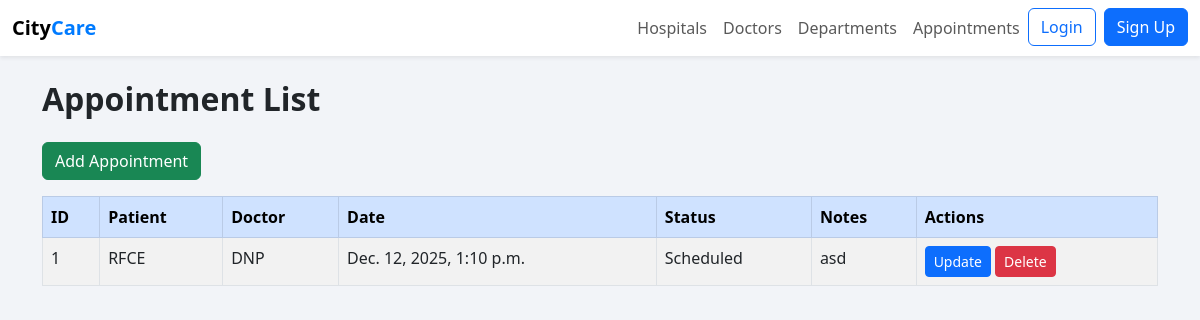
The app's page /hospitalinfo/appointment_list/ with its own data.
### hospitalinfo/models.py (models this page shows, shortened)
class Appointment(models.Model):
    appointmentid = models.AutoField(primary_key=True)
    patient = models.ForeignKey(Patient, on_delete=models.CASCADE, related_name="appointments")
    doctor = models.ForeignKey(Doctor, on_delete=models.CASCADE, related_name="appointments")
    appointmentdate = models.DateTimeField()
    status = models.CharField(max_length=50)
    notes = models.TextField()

class Patient(models.Model):
    patientid = models.AutoField(primary_key=True)
    name = models.CharField(max_length=100)
    gender = models.CharField(max_length=25)
    dob = models.DateField()
    email = models.EmailField()
    phone = models.CharField(max_length=15)
    address = models.TextField()

class Doctor(models.Model):
    doctorid = models.AutoField(primary_key=True)
    hospital = models.ForeignKey(Hospital, on_delete=models.CASCADE, related_name="doctors")
    dept = models.ForeignKey(Department, on_delete=models.SET_NULL, null=True, related_name="doctors")
    name = models.CharField(max_length=100)
    qualification = models.CharField(max_length=100)
    specialization = models.CharField(max_length=100)
    email = models.EmailField()
    availability = models.CharField(max_length=100)
    rating = models.DecimalField(max_digits=2, decimal_places=1, null=True, blank=True)

### hospitalinfo/views.py (the view)
# urls.py: path('appointment_list/', appointment_list, name='appointment_list'),
def appointment_list(request):
    appointments = Appointment.objects.all()
    return render(request, 'appointment_list.html', {'appointments': appointments})

### templates/appointment_list.html
{% extends "base.html" %}
{% block content %}
<h2 class="mb-4 fw-bold">Appointment List</h2>
<a href="{% url 'hospitalinfo:add_appointment' %}" class="btn btn-success mb-3">
    Add Appointment
</a>
<table class="table table-bordered table-striped">
    <thead class="table-primary">
        <tr>
            <th>ID</th>
            <th>Patient</th>
            <th>Doctor</th>
            <th>Date</th>
            <th>Status</th>
            <th>Notes</th>
            <th>Actions</th>
        </tr>
    </thead>
    <tbody>
        {% for appointment in appointments %}
        <tr>
            <td>{{ appointment.appointmentid }}</td>
            <td>{{ appointment.patient.name }}</td>
            <td>{{ appointment.doctor.name }}</td>
            <td>{{ appointment.appointmentdate }}</td>
            <td>{{ appointment.status }}</td>
            <td>{{ appointment.notes }}</td>
            <td>
                <a href="{% url 'hospitalinfo:update_appointment' appointment.appointmentid %}"
                   class="btn btn-primary btn-sm">Update</a>
                <a href="{% url 'hospitalinfo:delete_appointment' appointment.appointmentid %}"
                   class="btn btn-danger btn-sm">Delete</a>
            </td>
        </tr>
        {% endfor %}
    </tbody>
</table>
{% endblock %}

### records on screen
Appointment: appointmentid "1", patient.name "RFCE", doctor.name "DNP", appointmentdate "Dec. 12, 2025, 1:10 p.m.", status "Scheduled", notes "asd"
